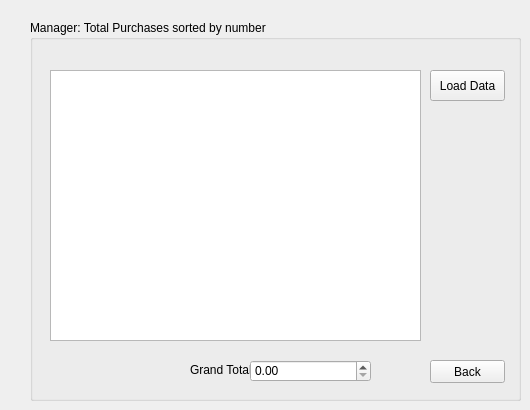
    <widget class="QWidget" name="TotPurchasesByNum">
     <widget class="QGroupBox" name="groupBox_8">
      <property name="geometry">
       <rect>
        <x>30</x>
        <y>20</y>
        <width>491</width>
        <height>381</height>
       </rect>
      </property>
      <property name="title">
       <string>Manager: Total Purchases sorted by number</string>
      </property>
      <widget class="QPushButton" name="pushButton_back_purchases">
       <property name="geometry">
        <rect>
         <x>400</x>
         <y>340</y>
         <width>75</width>
         <height>23</height>
        </rect>
       </property>
       <property name="text">
        <string>Back</string>
       </property>
      </widget>
      <widget class="QPushButton" name="LoadData">
       <property name="geometry">
        <rect>
         <x>400</x>
         <y>50</y>
         <width>75</width>
         <height>31</height>
        </rect>
       </property>
       <property name="text">
        <string>Load Data</string>
       </property>
      </widget>
      <widget class="QTableView" name="tableView">
       <property name="geometry">
        <rect>
         <x>20</x>
         <y>50</y>
         <width>371</width>
         <height>271</height>
        </rect>
       </property>
      </widget>
      <widget class="QLabel" name="label_9">
       <property name="geometry">
        <rect>
         <x>160</x>
         <y>339</y>
         <width>61</width>
         <height>21</height>
        </rect>
       </property>
       <property name="text">
        <string>Grand Total</string>
       </property>
      </widget>
      <widget class="QDoubleSpinBox" name="total">
       <property name="geometry">
        <rect>
         <x>220</x>
         <y>340</y>
         <width>121</width>
         <height>22</height>
        </rect>
       </property>
      </widget>
     </widget>
    </widget>
